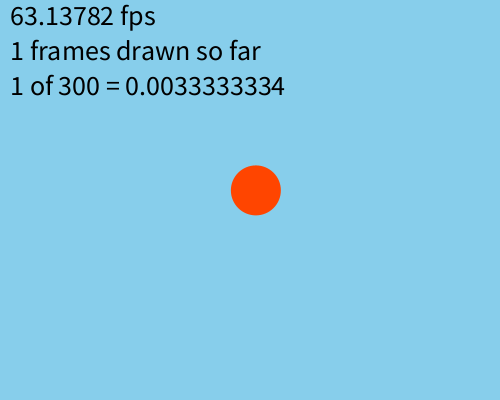
Frame 1 (no input)
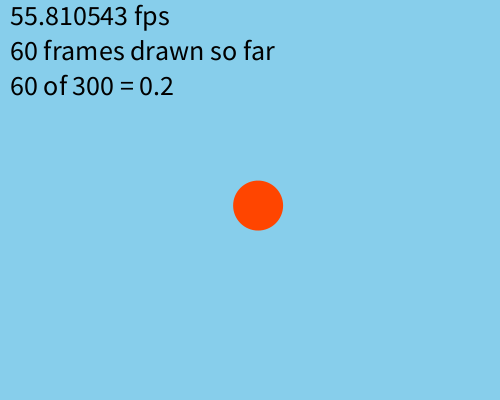
Frame 60 (the mouse pressed at the canvas centre just before this capture)
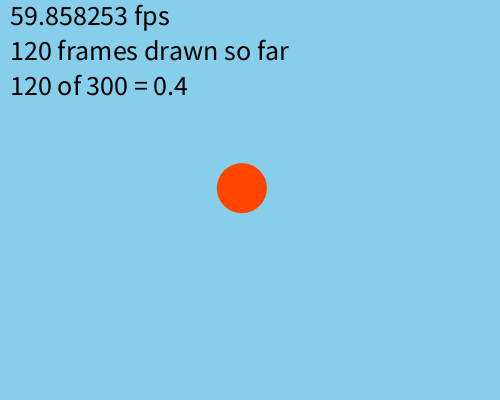
Frame 120 (the mouse held since frame 60 and released just before this capture)

The Processing sketch that drew these frames (run headless with seeded random() and noise(); from frame 60 on, the mouse is pressed at the canvas centre):

// Processing sketch: Jitter
// ── Jitter.pde
/* Jitter.pde
 * Copyright 2020 Roland Richter
 */

// setup() is called only once, at start-up
void setup() {
    size(500, 400);
    // frameRate(60);
}

// draw() is called ~60 times per sec,
// resulting in a "flip book" effect
void draw() {
    background(#87CEEB); // "Light sky blue"

    // Re-starts every 300 frames
    int frameN = frameCount % 300;
    float frameR = frameN / 300.0;

    // Adds some noise to sun position
    float jitterX = random(-20, 20);
    float jitterY = random(-20, 20);

    // Draws a sun, roughly centered
    noStroke();
    fill(#FF4500); // "Orange-red"
    circle(width/2 + jitterX, 
           height/2 + jitterY, 50);
    
    // Displays current frame rate, frame count, etc.
    textSize(28);
    fill(#000000);
    text(frameRate + " fps", 10, 25);
    text(frameCount + " frames drawn so far", 10, 60);
    text(frameN + " of 300 = " + frameR, 10, 95);
}
